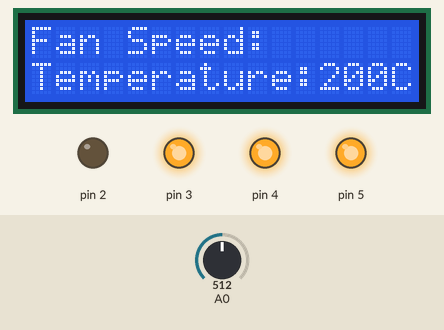
Simulated run of this sketch. Board: Arduino Uno, built with avr-gcc and run on an emulated ATmega328P. On the bench: 16×2 character LCD, output pins drawn as LEDs (lit = HIGH). Inputs (shaded band) come from the test bench; at power-on: A0 = 512.

Above: at 1.2 s.
1.3 s: A0 set to 196
At 1.6 s:
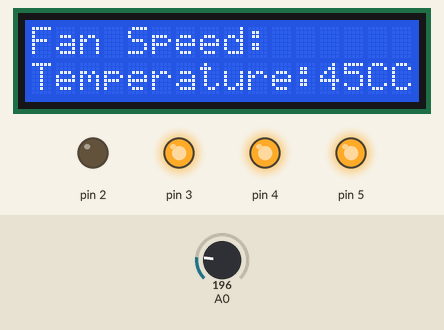
2.8 s: A0 set to 176
At 3.9 s:
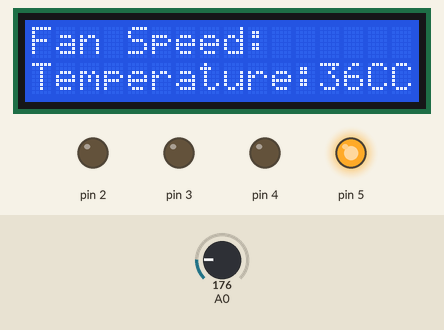
4.3 s: A0 set to 122
At 4.9 s:
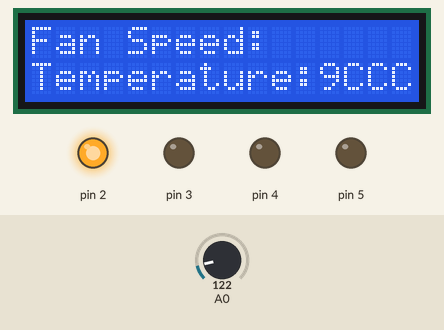
5.8 s: A0 set to 105
At 7.0 s:
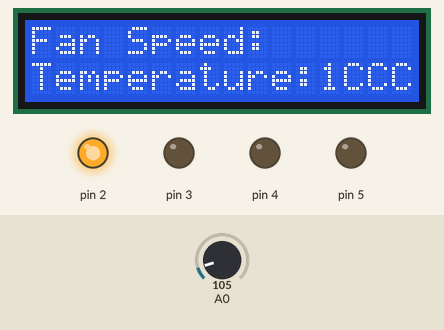
7.3 s: A0 set to 95
At 7.9 s:
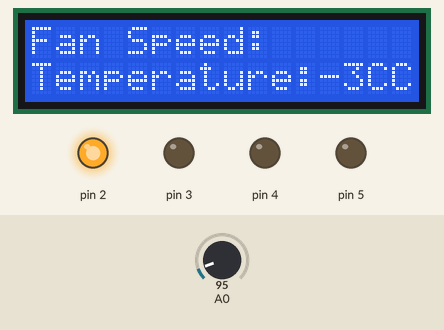
Timing chart, 0 to 9.8 s (numbered marks = the images above; inputs shaded):
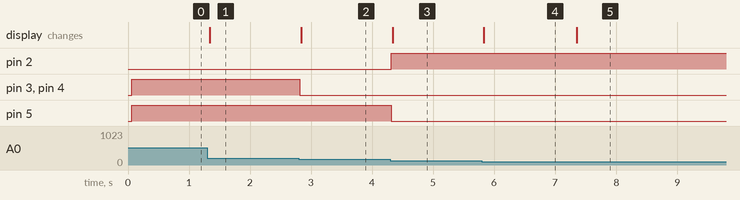

Measured:
- the behaviour switches between 186 and 185 on A0 (found by bisection; images 1 and 2)
- the behaviour switches between 100 and 99 on A0 (found by bisection; images 4 and 5)
- after the input at 1.3 s, the display: changes at once (image 1)
- after the input at 2.8 s, pin 3, pin 4: HIGH → LOW at once; the display: changes at once (image 2)
- after the input at 4.3 s, pin 2: LOW → HIGH at once; pin 5: HIGH → LOW at once; the display: changes at once (image 3)
- after the input at 5.8 s, the display: changes at once (image 4)
- after the input at 7.3 s, the display: changes after 0.05 s (image 5)

The sketch:

Temperature.ino
```cpp
// C++ code
//
#include <Adafruit_LiquidCrystal.h>

int Temp = 0;

int Voltage = 0;

Adafruit_LiquidCrystal lcd_1(0);

void setup()
{
  lcd_1.begin(16, 2);
  pinMode(A0, INPUT);
  pinMode(2, OUTPUT);
  pinMode(5, OUTPUT);
  pinMode(3, OUTPUT);
  pinMode(4, OUTPUT);
}

void loop()
{
  Temp = (-40 + 0.488155 * (analogRead(A0) - 20));
  if (Temp <= 30) {
    digitalWrite(2, HIGH);
    digitalWrite(5, LOW);
  } else {
    digitalWrite(2, LOW);
    digitalWrite(5, HIGH);
  }
  if (Temp > 40) {
    digitalWrite(3, HIGH);
    digitalWrite(4, HIGH);
  } else {
    digitalWrite(3, LOW);
    digitalWrite(4, LOW);
  }

  lcd_1.setCursor(0, 1);
  lcd_1.leftToRight();
  lcd_1.print("Temperature:");
  lcd_1.print(Temp);
  lcd_1.print("C");
  lcd_1.setCursor(0, 0);
  lcd_1.print("Fan Speed:");
  delay(10); // Delay a little bit to improve simulation performance
}
```
